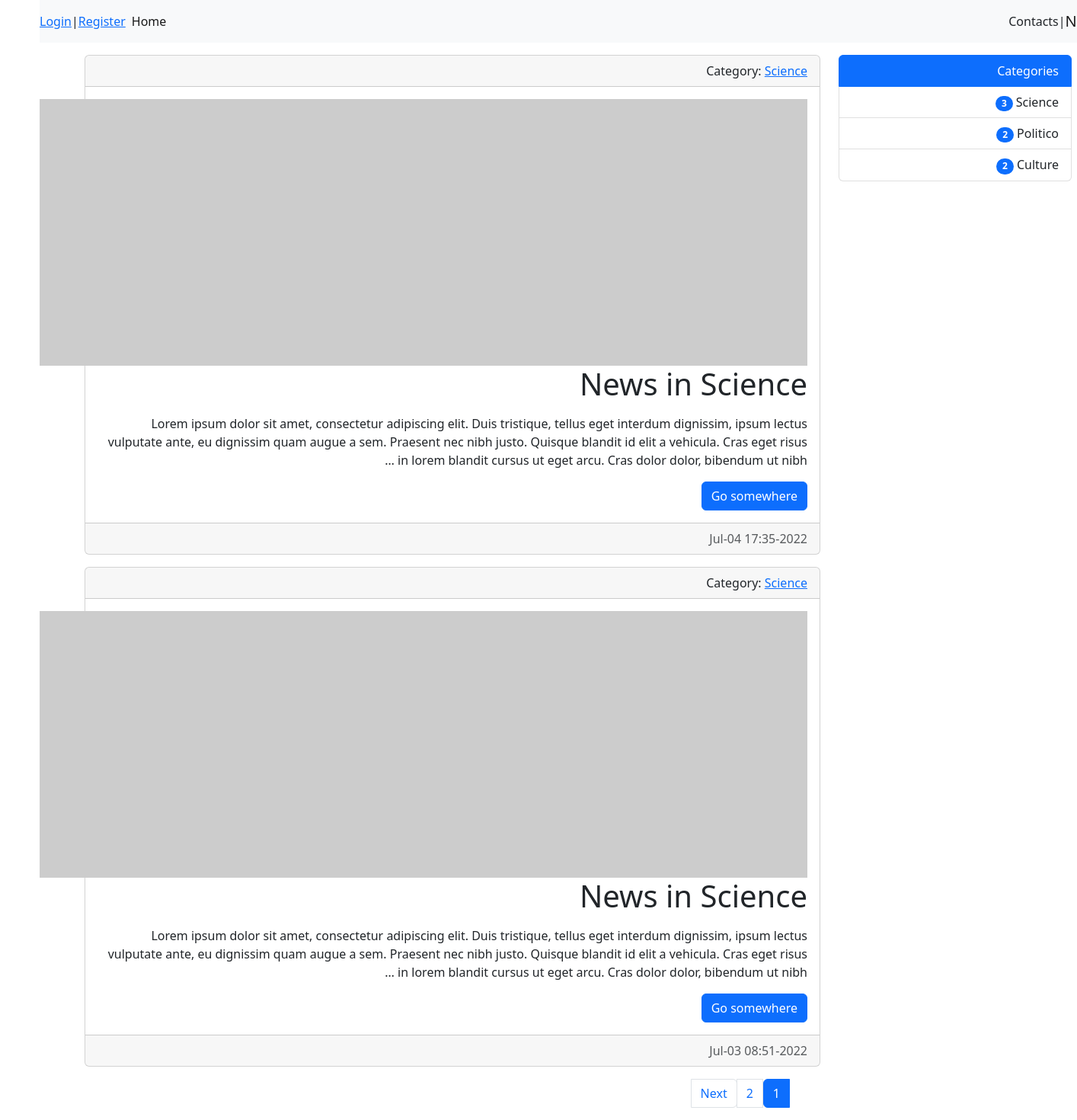
Page /category/1/ on the committed database.
### news/models.py (models this page shows, shortened)
class News(models.Model):
    title = models.CharField(max_length=150, )
    content = models.TextField(blank=True, )
    created_at = models.DateTimeField(auto_now_add=True, )
    updated_at = models.DateTimeField(auto_now=True, )
    photo = models.ImageField(upload_to='photos/%Y/%m/%d/', blank=True)
    is_published = models.BooleanField(default=True, )
    category = models.ForeignKey('Category', on_delete=models.PROTECT, )
    def get_absolute_url(self):
        return reverse('view_news', kwargs={"pk": self.pk})
    class Meta:
        verbose_name_plural = 'News'
        ordering = ['-created_at']

class Category(models.Model):
    title = models.CharField(max_length=150, db_index=True, verbose_name='category_name')
    def get_absolute_url(self):
        return reverse('category', kwargs={"category_id": self.pk})
    def __str__(self):
        return self.title
    class Meta:
        verbose_name_plural = 'Categories'
        ordering = ['title']

### news/views.py (the view)
# urls.py: path('category/<int:category_id>/', NewsByCategory.as_view(), name='category'),
class NewsByCategory(ListView):
    model = News
    template_name = 'news/Home_news_list_by_categories.html'
    context_object_name = 'news'
    allow_empty = False
    paginate_by = 2
    def get_context_data(self, *, object_list=None, **kwargs):
        context = super().get_context_data(**kwargs)
        context["title"] = Category.objects.get(pk=self.kwargs['category_id'])
        return context
    def get_queryset(self):
        return News.objects.filter(category_id=self.kwargs['category_id'], is_published=True, ).select_related(
            'category')

### news/templatetags/news_tags.py (called while the page is built)
@register.inclusion_tag('news/../../templates/inc/list_categories.html', name='show_categories', )
def show_categories():
    categories = Category.objects.annotate(count=Count('news', filter=F('news__is_published'))).filter(count__gt=0)
    return {'categories': categories}

### news/templates/news/Home_news_list_by_categories.html (shortened to what this page needs)
{% extends 'base.html' %}
{% block conteiner %}
    {% for item in news %}
        <div class="card mb-3">
            <div class="card-header">
                Category: <a href="{{ item.category.get_absolute_url }}">{{ item.category }}</a>
            </div>
            <div class="card-body">
                <div class="media">
                    {% if item.photo %}
                        <img src="{{ item.photo.url }}" alt="" width="350" class="mr-3">
                    {% else %}
                        <img src="https://picsum.photos/id/1060/350/300/?blur=2" alt="" class="mr-3">
                    {% endif %}
                    <div class="media-body">
                        <h1 class="card-title">{{ item.title }}</h1>
                        <p class="card-text">{{ item.content|safe|linebreaks|truncatewords:50 }}</p>
                        <a href="{{ item.get_absolute_url }}" class="btn btn-primary">Go somewhere</a>
                    </div>
                </div>
            </div>
            <div class="card-footer text-muted">
                {{ item.created_at|date:"Y-M-d H:i" }}
            </div>
        </div>
    {% endfor %}
{% endblock %}

### templates/base.html (shortened to what this page needs)
{% load news_tags static %}
<!doctype html>
<html lang="ar" dir="rtl">
<head>
    <link rel="stylesheet" href="{% static 'bootstrap/css/bootstrap.min.css' %}">
</head>
<body>
<nav class="navbar navbar-expand-lg bg-light">
    <a class="navbar-brand" href="{% url 'home' %}">News</a> | <a class="nav-link"
                                                                  href="{% url 'contact' %}">Contacts</a>
    <div class="collapse navbar-collapse" id="navbarSupportedContent">
        <ul class="navbar-nav me-auto mb-2 mb-lg-0">
            <li class="nav-item"><a class="nav-link active" aria-current="page" href="{% url 'home' %}">Home</a></li>
        </ul>
        {% if user.is_authenticated %}
            Hello, {{ user.username }} | <a href="{% url 'logout' %}">Logout</a>
        {% else %}
            <a href="{% url 'register' %}">Register</a> | <a href="{% url 'login' %}">Login</a>
        {% endif %}
    </div>
</nav>
<div class="container mt-3">
    <div class="row">
        <div class="col-md-3">
            {% show_categories %}
        </div>
        <div class="col-md-9">
            {% block conteiner %}CONTEINER{% endblock %}
            {% if page_obj.has_other_pages %}
                <nav aria-label="...">
                    <ul class="pagination">
                        {% for p in page_obj.paginator.page_range %}
                            {% if page_obj.number == p %}
                                <li class="page-item active" aria-current="page">
                                    <a class="page-link" href="?page={{ p }}">{{ p }} </a>
                                </li>
                            {% elif p > page_obj.number|add:-3 and p < page_obj.number|add:3 %}
                                <li class="page-item">
                                    <a class="page-link" href="?page={{ p }}">{{ p }}</a>
                                </li>
                            {% endif %}
                        {% endfor %}
                        {% if page_obj.has_next %}
                            <li class="page-item ">
                                <a class="page-link" href="?page={{ page_obj.next_page_number }}"
                                   tabindex="+1">Next</a>
                            </li>
                        {% endif %}
                    </ul>
                </nav>
            {% endif %}
        </div>
    </div>
</div>
</body>
</html>

### templates/inc/list_categories.html
{% load news_tags %}
<div class="list-group">
    <button type="button" class="list-group-item list-group-item-action active" aria-current="true">Categories</button>
    {% for item in categories %}
        <a href="{{ item.get_absolute_url }}" class="list-group-item list-group-item-action">{{ item.title }} <span class="badge bg-primary rounded-pill">{{ item.count }}</span></a>
    {% endfor %}
</div>

### rows in the picture
News: category "Science", title "News in Science", content "Lorem ipsum dolor sit amet, consectetur adipiscing elit. Duis tristique, tellus eget interdum dignissim, ipsum lectus vulputate ante, eu dignissim quam augue a sem. Praesent nec nibh justo. Quisque blandit id elit a vehicula. Cras eget risus in lorem blandit cursus ut eget arcu. Cras dolor dolor, bibendum ut nibh …", created_at "2022-Jul-04 17:35"
News: category "Science", title "News in Science", content "Lorem ipsum dolor sit amet, consectetur adipiscing elit. Duis tristique, tellus eget interdum dignissim, ipsum lectus vulputate ante, eu dignissim quam augue a sem. Praesent nec nibh justo. Quisque blandit id elit a vehicula. Cras eget risus in lorem blandit cursus ut eget arcu. Cras dolor dolor, bibendum ut nibh …", created_at "2022-Jul-03 08:51"

### other values in the picture
{{ p }} "2"
